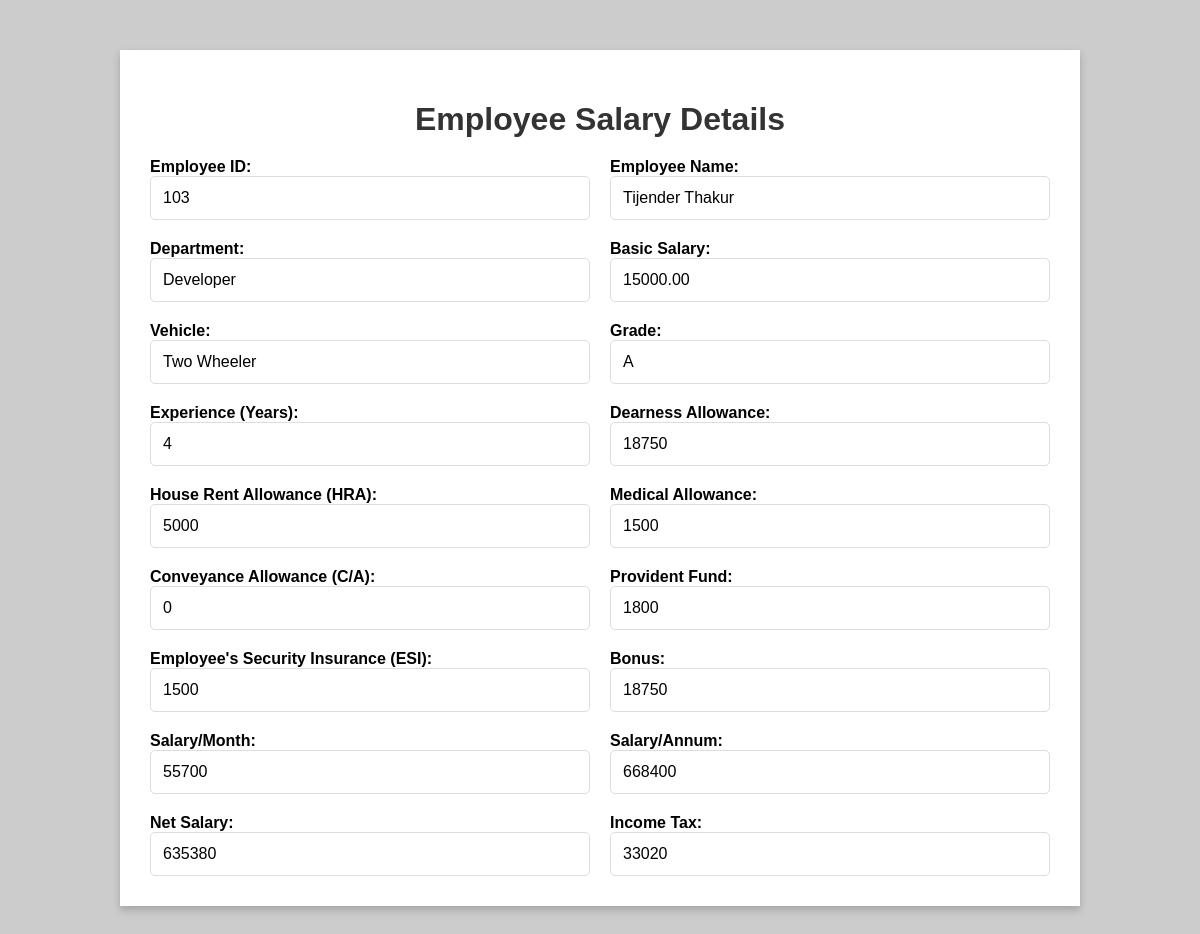
The app's page /calculate_salary.php?employee_id=103 with its own data.
### tables this page shows
CREATE TABLE `employees` (
  `employee_id` int NOT NULL,
  `name` varchar(100) NOT NULL,
  `department` varchar(50) NOT NULL,
  `dob` date NOT NULL,
  `gender` enum('Male','Female') NOT NULL,
  `grade` char(1) NOT NULL,
  `vehicle` varchar(20) NOT NULL,
  `joining_date` date NOT NULL,
  `basic_salary` decimal(10,2) NOT NULL,
  PRIMARY KEY (`employee_id`)
);

### calculate_salary.php (the view, shortened to what this page needs)
 <!DOCTYPE html>
<html lang="en">
<head>
    <link rel="stylesheet" href="styles.css">
</head>
<body>
    <div class="container">
    <?php
$servername = "localhost";
$username = "root";
$password = "Dws@1234";
$database = "employee_management";
$conn = new mysqli($servername, $username, $password, $database);
$employee_id = isset($_GET['employee_id']) ? $_GET['employee_id'] : '';
$name = $department = $basic_salary = $vehicle = $grade = $experience_years = '';
if (!empty($employee_id)) {
    $query = "SELECT name, department, basic_salary, vehicle, grade, joining_date FROM employees WHERE employee_id = ?";
    $stmt = $conn->prepare($query);
    $stmt->bind_param("i", $employee_id);
    $stmt->execute();
    $result = $stmt->get_result();
    if ($result->num_rows > 0) {
        $employee = $result->fetch_assoc();
        $name = $employee['name'];
        $department = $employee['department'];
        $basic_salary = $employee['basic_salary'];
        $vehicle = $employee['vehicle'];
        $grade = $employee['grade'];
        $joiningDate = $employee['joining_date'];
        $da = $basic_salary *  1.25  ;
if ($grade == 'A') {
    $hra = 5000;
} elseif ($grade == 'B') {
    $hra = 4000;
} elseif ($grade == 'C') {
    $hra = 3000;
} else {
    $hra = 0;
}
$ma = $basic_salary * .10 ;
$conveyance = 0;
$pf = $basic_salary * .12 ;
if (($department == 'Sales' || $department == 'Developer') && $experience_years > 5) {
    $bonus = $basic_salary * 2.00;
} elseif (($department == 'Sales' || $department == 'Developer') && $experience_years <= 5) {
    $bonus = $basic_salary * 1.25;
} else {
    $bonus = $basic_salary * 1.00;
}
if ($department == 'Sales' || $department == 'Developer') {
    $esi = $basic_salary * 0.10;
} else {
    $esi = $basic_salary * 0.05;
}
$salary_month = $basic_salary + $da + $hra + $ma + $conveyance + $bonus - $pf - $esi;
if ($salary_annum <= 500000) {
    $tax = 0;
} elseif ($salary_annum > 500000 && $salary_annum <= 550000) {
    $tax = ($salary_annum - 500000) * 0.10;
} elseif ($salary_annum > 550000 && $salary_annum <= 600000) {
    $tax = ($salary_annum - 550000) * 0.20 + 5000;
} elseif ($salary_annum > 600000 && $salary_annum <= 650000) {
    $tax = ($salary_annum - 600000) * 0.25 + 10000 + 5000;
} else {
   $tax = ($salary_annum - 650000) * 0.30 + 12500+10000+5000;
}
$salary_annum = $salary_month * 12;
if ($salary_annum <= 500000) {
    $tax = 0;
} elseif ($salary_annum > 500000 && $salary_annum <= 550000) {
    $tax = ($salary_annum - 500000) * 0.10;
} elseif ($salary_annum > 550000 && $salary_annum <= 600000) {
    $tax = ($salary_annum - 550000) * 0.20 + 5000;
} elseif ($salary_annum > 600000 && $salary_annum <= 650000) {
    $tax = ($salary_annum - 600000) * 0.25 + 10000 + 5000;
} else {
   $tax = ($salary_annum - 650000) * 0.30 + 12500+10000+5000;
}
$net_salary = $salary_annum - $tax;
if(!empty($joiningDate)) {
    $joining_date = new DateTime($joiningDate);
    $current_date = new DateTime();
    $experience = $joining_date->diff($current_date);
    $experience_years = $experience->y;
} else {
    echo "Date of joining is not available for this employee.";
    $experience_years = 0;
}
    } else {
        echo "No employee found with ID: " . htmlspecialchars($employee_id);
        exit;
    }
} else {
    echo "Employee ID not provided.";
    exit;
}
?>
    <div class="employee-id-container">
        <h1>Employee Salary Details</h1>
        <form action="calculate_salary.php" method="POST" id="salaryForm">
            <div class="form-row">
            <label>Employee ID:</label>
<input type="text" name="employee_id" value="<?php echo htmlspecialchars($employee_id); ?>" readonly>
</div>
<div class="form-row">
            <label>Employee Name:</label>
            <input type="text" name="name" value="<?php echo htmlspecialchars($name); ?>" readonly>
        </div>
        <div class="form-row">
            <label>Department:</label>
            <input type="text" name="department" value="<?php echo htmlspecialchars($department); ?>" readonly>
        </div>
        <div class="form-row">
            <label>Basic Salary:</label>
            <input type="text" name="basic_salary" id="basic_salary" value="<?php echo htmlspecialchars($basic_salary); ?>" readonly>
        </div>
        <div class="form-row">
            <label>Vehicle:</label>
            <input type="text" name="vehicle" value="<?php echo htmlspecialchars($vehicle); ?>" readonly>
        </div>
        <div class="form-row">
            <label>Grade:</label>
            <input type="text" name="grade" value="<?php echo htmlspecialchars($grade); ?>" readonly>
        </div>
        <div class="form-row">
            <label>Experience (Years):</label>
            <input type="text" name="experience" value="<?php echo $experience_years; ?>" readonly>
        </div>
            <div class="form-row">
            <label>Dearness Allowance:</label>
            <input type="text" name="da" value="<?php if($da) echo $da ?>"> </div>
            <div class="form-row">
    <label>House Rent Allowance (HRA):</label>
    <input type="text" name="hra" value="<?php echo htmlspecialchars($hra); ?>" readonly>
</div>
            <div class="form-row">
            <label>Medical Allowance:</label>
            <input type="text" name="ma" value="<?php if($ma) echo $ma ?>"> </div>
            <div class="form-row">
    <label>Conveyance Allowance (C/A):</label>
    <input type="text" name="conveyance" value="<?php echo htmlspecialchars($conveyance); ?>" readonly>
</div>
            <div class="form-row">
            <label>Provident Fund:</label>
            <input type="text" name="pf" value="<?php if($pf) echo $pf ?>"> </div>
            <div class="form-row">
    <label>Employee's Security Insurance (ESI):</label>
    <input type="text" name="esi" value="<?php echo htmlspecialchars($esi); ?>" readonly>
</div>
            <div class="form-row">
    <label>Bonus:</label>
    <input type="text" name="bonus" value="<?php echo htmlspecialchars($bonus); ?>" readonly>
</div>
<div class="form-row">
    <label>Salary/Month:</label>
    <input type="text" name="salary_month" value="<?php echo htmlspecialchars($salary_month); ?>" readonly>
</div>
<div class="form-row">
    <label>Salary/Annum:</label>
    <input type="text" name="salary_annum" value="<?php echo htmlspecialchars($salary_annum); ?>" readonly>
</div>
<div class="form-row">
    <label>Net Salary:</label>
    <input type="text" name="net_salary" value="<?php echo htmlspecialchars($net_salary); ?>" readonly>
</div>
<div class="form-row">
    <label>Income Tax:</label>
    <input type="text" name="tax" value="<?php echo htmlspecialchars($tax); ?>" readonly>
</div>
</div>
    </div>
</body>
</html>

### styles.css (style rules this page uses)
body { font-family: Arial, sans-serif; margin: 0; padding: 0; background-color: #ccc; }
.container { max-width: 900px; margin: 50px auto; padding: 30px; background: #fff; box-shadow: 0 4px 8px rgba(0, 0, 0, 0.2); }
h1 { color: #333; margin-bottom: 20px; text-align: center; }
form { display: grid; grid-template-columns: 1fr 1fr; gap: 20px; }
.form-row { display: flex; flex-direction: column; }
label { font-weight: bold; }
input, select { padding: 12px; font-size: 16px; border: 1px solid #ddd; border-radius: 5px; }

### records on screen
employees: name "Tijender Thakur", department "Developer", basic_salary "15000.00", vehicle "Two Wheeler", grade "A", experience "4", da "18750", hra "5000", ma "1500", pf "1800", esi "1500", bonus "18750", salary_month "55700", salary_annum "668400", net_salary "635380", tax "33020"
